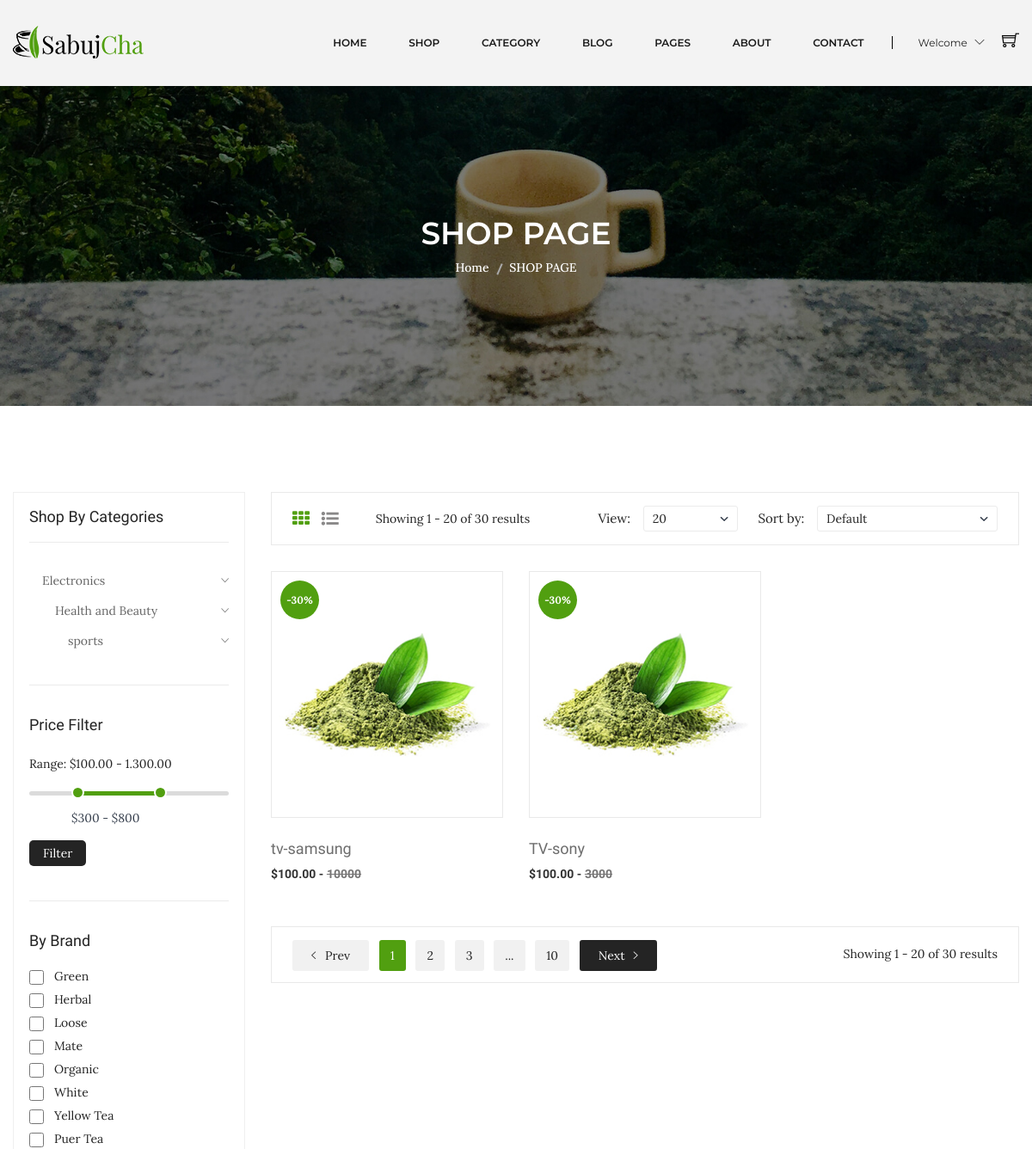
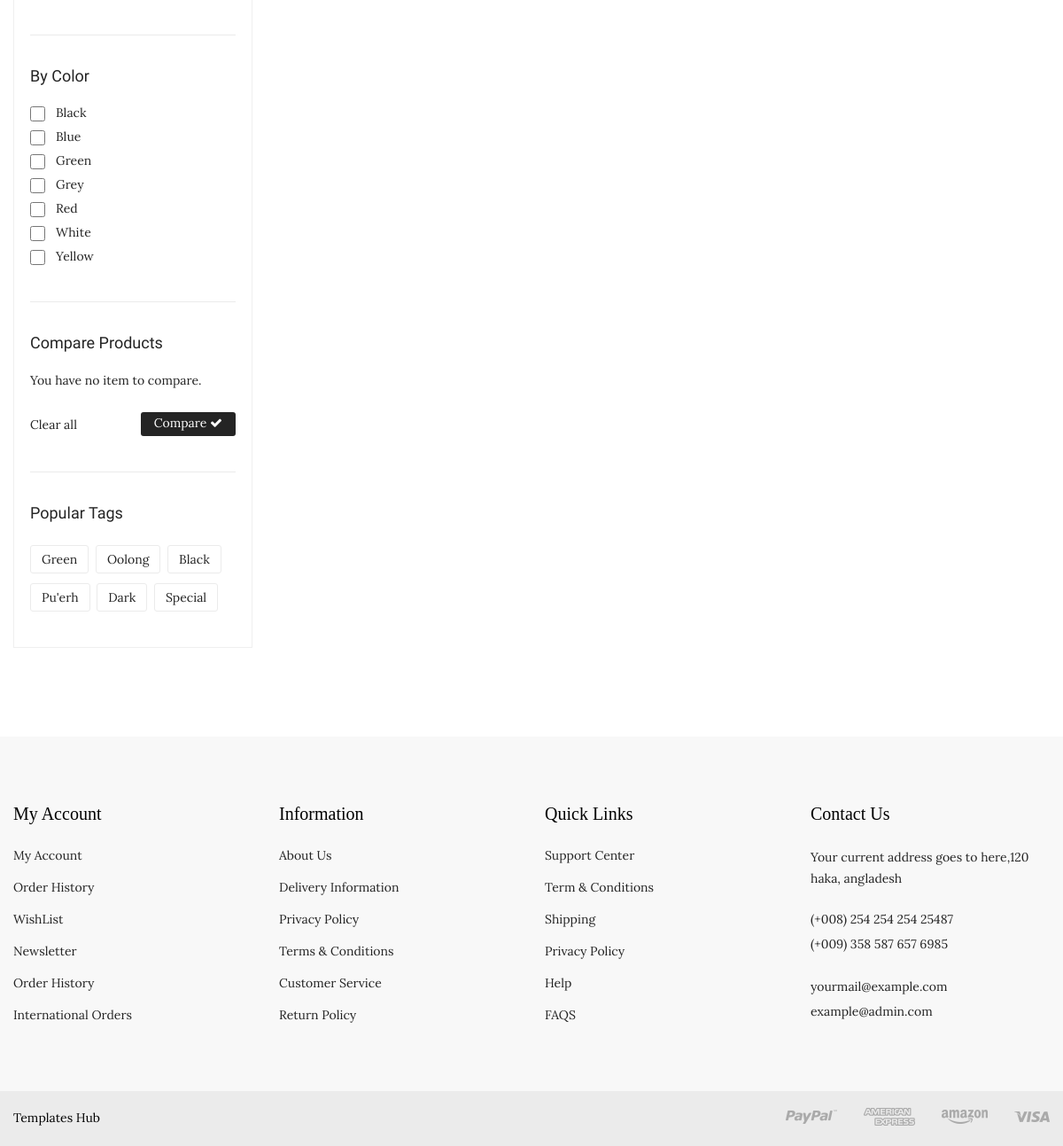
Page /shop.php?sub=1 on the committed database (2 pictures, top to bottom).
### tables this page shows
CREATE TABLE `products` (
  `id` int(10) UNSIGNED NOT NULL,
  `name` varchar(255) NOT NULL,
  `details` text NOT NULL,
  `code` varchar(30) NOT NULL,
  `price` decimal(20,0) NOT NULL,
  `quantity` int(5) NOT NULL,
  `status` tinyint(1) NOT NULL DEFAULT 0 COMMENT '0->not active , 1->active',
  `brand_id` int(10) UNSIGNED DEFAULT NULL,
  `subcategory_id` int(10) UNSIGNED DEFAULT NULL,
  `image` varchar(250) NOT NULL DEFAULT '''default.png''',
  `created_at` timestamp NOT NULL DEFAULT current_timestamp(),
  `updated_at` timestamp NOT NULL DEFAULT current_timestamp() ON UPDATE current_timestamp()
);

CREATE TABLE `categories` (
  `id` int(10) UNSIGNED NOT NULL,
  `name` varchar(100) NOT NULL,
  `image` varchar(100) NOT NULL DEFAULT 'defult.png',
  `status` tinyint(1) NOT NULL DEFAULT 0 COMMENT '0=>not verified 1=>verified',
  `created_at` timestamp NOT NULL DEFAULT current_timestamp(),
  `updated_at` timestamp NOT NULL DEFAULT current_timestamp() ON UPDATE current_timestamp()
);

### app/models/db/database.php (called while the page is built, shortened)
<?php
class dataBase{
    private $host = 'localhost';
    private $username = 'root';
    private $password = '';
    private $name = 'nti_ecommarce';
    private $con;
    function __construct(){
       $this->con = new mysqli($this-> host, $this -> username , $this -> password , $this -> name );
    }
    public function runDQL($query){
        $result = $this-> con ->query($query);
        if($result->num_rows > 0){
            return $result;
        }else{
           return [];
        }
    }
}

### app/models/product.php (called while the page is built, shortened)
<?php
include_once "db/database.php";
class product extends database implements operations{
    private $subcategory_id;
    public function setSubcategoryId($subcategory_id)
    {
        $this->subcategory_id = $subcategory_id;
        return $this;
    }
     public function productInSub(){
        $query ="SELECT `products`.* FROM `products`  WHERE `products`.`subcategory_id` = $this->subcategory_id ";
         return $this->runDQL($query);
     }
}

### app/models/category.php (called while the page is built, shortened)
<?php
include_once "db/database.php";
class category extends database implements operations{
      public function selectAllData(){
          $query = "SELECT `categories`.* FROM `categories` ORDER BY `categories`.`name` ASC";
          return $this->runDQL($query);
      }
}
?>

### shop.php (the view, shortened to what this page needs)
<?php include_once "layouts/header.php";
   include_once "layouts/nav.php";
include_once "app/models/category.php";
include_once "app/models/product.php";
$cat = new category;
$categoryBeforeFetch =  $cat->selectAllData();
$categories = $categoryBeforeFetch->fetch_all(MYSQLI_ASSOC);
$pro = new product;
if(isset($_GET['sub'])){
    if($_GET['sub'] && is_numeric($_GET['sub'])){
        $pro->setSubcategoryId($_GET['sub']);
        $proBeforeFetch = $pro->productInSub();
    }else{
        header('location:404.php');
    }
}else{
    $proBeforeFetch = $pro->selectAllData();
}
if($proBeforeFetch){
    $proFetch = $proBeforeFetch->fetch_all(MYSQLI_ASSOC);
}
?>
        <div class="breadcrumb-area bg-image-3 ptb-150">
            <div class="container">
                <div class="breadcrumb-content text-center">
					<h3>SHOP PAGE</h3>
                    <ul>
                        <li><a href="index.php">Home</a></li>
                        <li class="active">SHOP PAGE</li>
                    </ul>
                </div>
            </div>
        </div>
        <div class="shop-page-area ptb-100">
            <div class="container">
                <div class="row flex-row-reverse">
                    <div class="col-lg-9">
                        <div class="shop-topbar-wrapper">
                            <div class="shop-topbar-left">
                                <ul class="view-mode">
                                    <li class="active"><a href="#product-grid" data-view="product-grid"><i class="fa fa-th"></i></a></li>
                                    <li><a href="#product-list" data-view="product-list"><i class="fa fa-list-ul"></i></a></li>
                                </ul>
                                <p>Showing 1 - 20 of 30 results  </p>
                            </div>
                            <div class="product-sorting-wrapper">
                                <div class="product-shorting shorting-style">
                                    <label>View:</label>
                                    <select>
                                        <option value=""> 20</option>
                                    </select>
                                </div>
                                <div class="product-show shorting-style">
                                    <label>Sort by:</label>
                                    <select>
                                        <option value="">Default</option>
                                    </select>
                                </div>
                            </div>
                        </div>
                        <div class="grid-list-product-wrapper">
                            <div class="product-grid product-view pb-20">
                                <div class="row">
                                    <?php if(isset($proFetch)){
                                        foreach($proFetch AS $key=>$value){?>
                                    <div class="product-width col-xl-4 col-lg-4 col-md-4 col-sm-6 col-12 mb-30">
                                        <div class="product-wrapper">
                                            <div class="product-img">
                                                <a href="product-details.php?pro=<?= $value['id'];?>">
                                                    <img alt="" src="assets/img/product/product-1.jpg">
                                                </a>
                                                <span>-30%</span>
                                                <div class="product-action">
                                                </div>
                                            </div>
                                            <div class="product-content text-left">
												<div class="product-hover-style">
													<div class="product-title">
														<h4>
															<a href="product-details.php"><?=$value['name']; ?></a>
														</h4>
													</div>
												</div>
												<div class="product-price-wrapper">
													<span>$100.00 -</span>
													<span class="product-price-old"><?=$value['price']; ?> </span>
												</div>
											</div>
                                        </div>
                                    </div>
                               <?php }}else{
                                   echo "<div class='col-12 alert alert-success text-center'> thre is no product </div>";
                               } ?>
                                </div>
                            </div>
                            <div class="pagination-total-pages">
                                <div class="pagination-style">
                                    <ul>
                                        <li><a class="prev-next prev" href="#"><i class="ion-ios-arrow-left"></i> Prev</a></li>
                                        <li><a class="active" href="#">1</a></li>
                                        <li><a href="#">2</a></li>
                                        <li><a href="#">3</a></li>
                                        <li><a href="#">...</a></li>
                                        <li><a href="#">10</a></li>
                                        <li><a class="prev-next next" href="#">Next<i class="ion-ios-arrow-right"></i> </a></li>
                                    </ul>
                                </div>
                                <div class="total-pages">
                                    <p>Showing 1 - 20 of 30 results  </p>
                                </div>
                            </div>
                        </div>
                    </div>
                    <div class="col-lg-3">
                        <div class="shop-sidebar-wrapper gray-bg-7 shop-sidebar-mrg">
                            <div class="shop-widget">
                                <h4 class="shop-sidebar-title">Shop By Categories</h4>
                                <div class="shop-catigory">
                                    <ul id="faq">
                                    <?php foreach($categories AS $key=>$category){?>
<li>
    <ul>
        <li> <a data-toggle="collapse" data-parent="#faq" href="#shop-catigory-<?= $category['id'];?>"><?= $category['name'];?> <i class="ion-ios-arrow-down"></i></a>
</li>
<?php } ?>
    </ul> </div>
                            </div>
                            <div class="shop-price-filter mt-40 shop-sidebar-border pt-35">
                                <h4 class="shop-sidebar-title">Price Filter</h4>
                                <div class="price_filter mt-25">
                                    <span>Range:  $100.00 - 1.300.00 </span>
                                    <div id="slider-range"></div>
                                    <div class="price_slider_amount">
                                        <div class="label-input">
                                            <input type="text" id="amount" name="price"  placeholder="Add Your Price" />
                                        </div>
                                        <button type="button">Filter</button>
                                    </div>
                                </div>
                            </div>
                            <div class="shop-widget mt-40 shop-sidebar-border pt-35">
                                <h4 class="shop-sidebar-title">By Brand</h4>
                                <div class="sidebar-list-style mt-20">
                                    <ul>
                                        <li><input type="checkbox"><a href="#">Green </a>
                                        <li><input type="checkbox"><a href="#">Herbal </a></li>
                                        <li><input type="checkbox"><a href="#">Loose </a></li>
                                        <li><input type="checkbox"><a href="#">Mate </a></li>
                                        <li><input type="checkbox"><a href="#">Organic </a></li>
                                        <li><input type="checkbox"><a href="#">White  </a></li>
                                        <li><input type="checkbox"><a href="#">Yellow Tea </a></li>
                                        <li><input type="checkbox"><a href="#">Puer Tea </a></li>
                                    </ul>
                                </div>
                            </div>
                            <div class="shop-widget mt-40 shop-sidebar-border pt-35">
                                <h4 class="shop-sidebar-title">By Color</h4>
                                <div class="sidebar-list-style mt-20">
                                    <ul>
                                        <li><input type="checkbox"><a href="#">Black </a></li>
                                        <li><input type="checkbox"><a href="#">Blue </a></li>
                                        <li><input type="checkbox"><a href="#">Green </a></li>
                                        <li><input type="checkbox"><a href="#">Grey </a></li>
                                        <li><input type="checkbox"><a href="#">Red</a></li>
                                        <li><input type="checkbox"><a href="#">White  </a></li>
                                        <li><input type="checkbox"><a href="#">Yellow   </a></li>
                                    </ul>
                                </div>
                            </div>
                            <div class="shop-widget mt-40 shop-sidebar-border pt-35">
                                <h4 class="shop-sidebar-title">Compare Products</h4>
                                <div class="compare-product">
                                    <p>You have no item to compare. </p>
                                    <div class="compare-product-btn">
                                        <span>Clear all </span>
                                        <a href="#">Compare <i class="fa fa-check"></i></a>
                                    </div>
                                </div>
                            </div>
                            <div class="shop-widget mt-40 shop-sidebar-border pt-35">
                                <h4 class="shop-sidebar-title">Popular Tags</h4>
                                <div class="shop-tags mt-25">
                                    <ul>
                                        <li><a href="#">Green</a></li>
                                        <li><a href="#">Oolong</a></li>
                                        <li><a href="#">Black</a></li>
                                        <li><a href="#">Pu'erh</a></li>
                                        <li><a href="#">Dark </a></li>
                                        <li><a href="#">Special</a></li>
                                    </ul>
                                </div>
                            </div>
                        </div>
                    </div>
                </div>
            </div>
        </div>
        <?php include_once "layouts/footer.php"; ?>

### rows in the picture
products: name "tv-samsung", price "10000"
products: name "TV-sony", price "3000"
categories: name "Electronics"
categories: name "Health and Beauty"
categories: name "sports"
